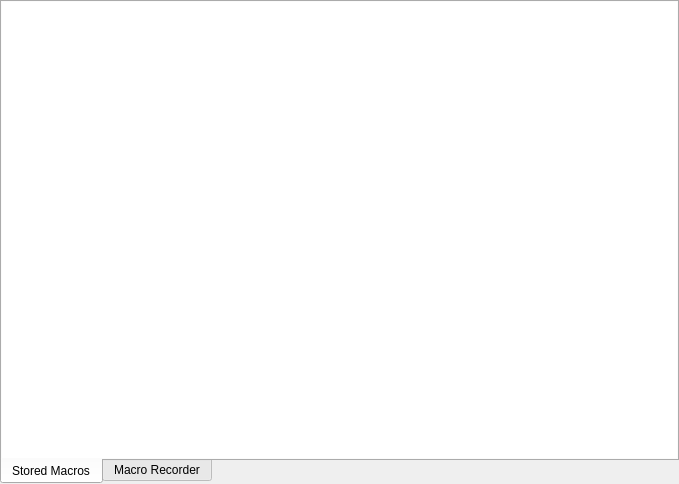
<?xml version="1.0" encoding="UTF-8"?>
<ui version="4.0">
 <class>MacrosWidget</class>
 <widget class="QWidget" name="MacrosWidget">
  <property name="geometry">
   <rect>
    <x>0</x>
    <y>0</y>
    <width>679</width>
    <height>484</height>
   </rect>
  </property>
  <property name="windowTitle">
   <string>Macros</string>
  </property>
  <layout class="QVBoxLayout" name="verticalLayout_3">
   <property name="leftMargin">
    <number>0</number>
   </property>
   <property name="topMargin">
    <number>0</number>
   </property>
   <property name="rightMargin">
    <number>0</number>
   </property>
   <property name="bottomMargin">
    <number>0</number>
   </property>
   <item>
    <widget class="QTabWidget" name="m_tabsMacros">
     <property name="tabPosition">
      <enum>QTabWidget::South</enum>
     </property>
     <property name="currentIndex">
      <number>0</number>
     </property>
     <widget class="QWidget" name="m_tabStoredMacros">
      <attribute name="title">
       <string>Stored Macros</string>
      </attribute>
      <layout class="QVBoxLayout" name="verticalLayoutStored">
       <property name="leftMargin">
        <number>0</number>
       </property>
       <property name="topMargin">
        <number>0</number>
       </property>
       <property name="rightMargin">
        <number>0</number>
       </property>
       <property name="bottomMargin">
        <number>0</number>
       </property>
       <item>
        <widget class="QListWidget" name="m_listStoredMacros">
         <property name="frameShape">
          <enum>QFrame::NoFrame</enum>
         </property>
        </widget>
       </item>
      </layout>
     </widget>
     <widget class="QWidget" name="m_tabMacroRecorder">
      <attribute name="title">
       <string>Macro Recorder</string>
      </attribute>
      <layout class="QVBoxLayout" name="verticalLayoutRecorder">
       <property name="leftMargin">
        <number>0</number>
       </property>
       <property name="topMargin">
        <number>0</number>
       </property>
       <property name="rightMargin">
        <number>0</number>
       </property>
       <property name="bottomMargin">
        <number>0</number>
       </property>
       <item>
        <widget class="QLabel" name="label">
         <property name="text">
          <string>Recorded Actions</string>
         </property>
         <property name="alignment">
          <set>Qt::AlignCenter</set>
         </property>
        </widget>
       </item>
       <item>
        <widget class="QListWidget" name="m_listRecordedSteps">
         <property name="frameShape">
          <enum>QFrame::NoFrame</enum>
         </property>
        </widget>
       </item>
      </layout>
     </widget>
    </widget>
   </item>
  </layout>
 </widget>
 <resources/>
 <connections/>
</ui>
